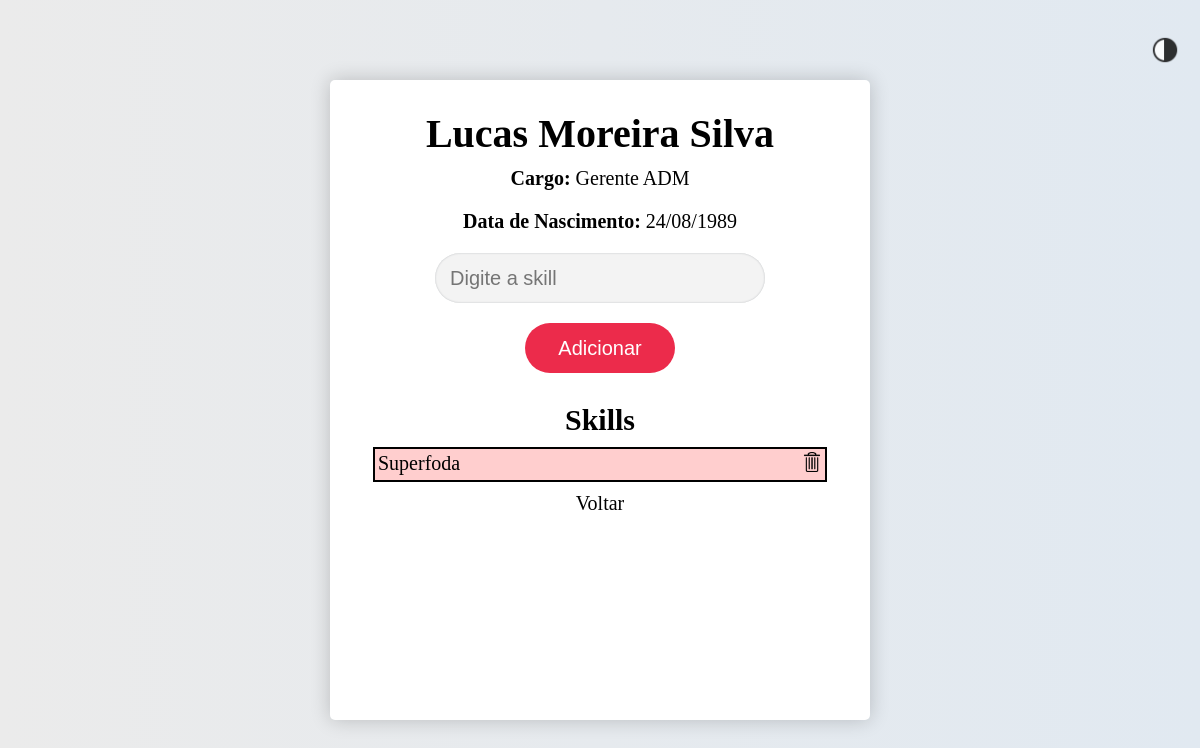
/funcionario/2/, run on an earlier commit of the app's database.
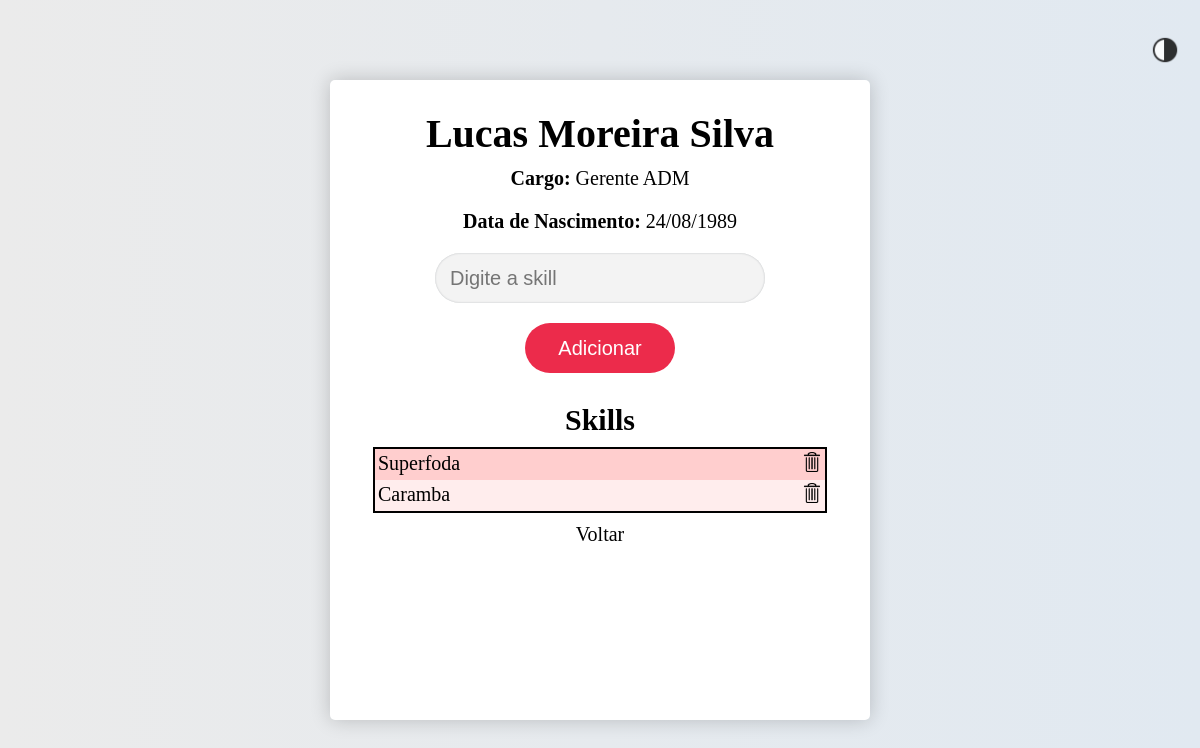
And on a later commit of the database.
### app/models.py (models this page shows, shortened)
class Skill(models.Model):
    nome = models.CharField(max_length=100)

### app/views.py (the view)
# urls.py: path('funcionario/<int:funcionario_id>/', views.funcionario_detalhes, name='funcionario_detail'),  # Corrigido para nome correto da URL
def funcionario_detalhes(request, funcionario_id):
    funcionario = get_object_or_404(Funcionario, id=funcionario_id)
    return render(request, 'skills.html', {'funcionario': funcionario})

### app/templates/skills.html (shortened to what this page needs)
{% extends 'layout.html' %}
{% load static %}
{% block extrahead %}
    <link rel="stylesheet" href="{% static 'app/css/skills.css' %}">
{% endblock %}
{% block content %}
    <div class="skillsContainer">
        <h1>{{ funcionario.nome }}</h1>
        <p><strong>Cargo:</strong> {{ funcionario.cargo }}</p>
        <p><strong>Data de Nascimento:</strong> {{ funcionario.data_nascimento|date:"d/m/Y" }}</p>
        <form method="post" action="{% url 'add_skill' funcionario.id %}">
            <input id="skillInput" name="skill" type="text" placeholder="Digite a skill">
            <button type="submit">Adicionar</button>
        </form>
        <h2>Skills</h2>
        <div class="skillsList">
            <ul id="skillsUl">
                {% for skill in funcionario.skills.all %}
                    <li>
                        {{ skill.nome }}
                        <a href="{% url 'remove_skill' funcionario.id skill.id %}" class="remove-skill"><img src="{% static 'app/img/icons/delete.png' %}" alt=""></a>
                    </li>
                {% empty %}
                    <li>Não há skills cadastradas.</li>
                {% endfor %}
            </ul>
        </div>
        <a href="{% url 'main' %}">Voltar</a>
    </div>
{% endblock %}

What changed in the data, as far as the page shows it:
added Skill: nome "Caramba"
